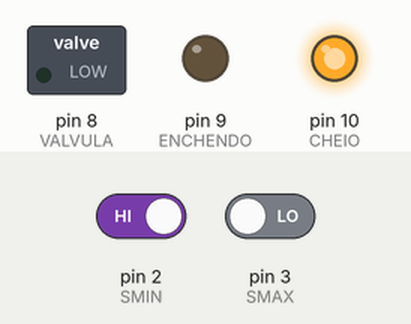
The sketch below on a simulated Arduino Uno, built with avr-gcc and run on an emulated ATmega328P. On the bench: switched loads named in the sketch (green lamp = pin HIGH), output pins drawn as LEDs (lit = HIGH). The test bench sets the inputs (shaded band); at power-on: pin 2 (SMIN) HIGH, pin 3 (SMAX) LOW.

Above: at 5.0 s.
5.1 s: pin 2 (SMIN) driven LOW
At 5.7 s:
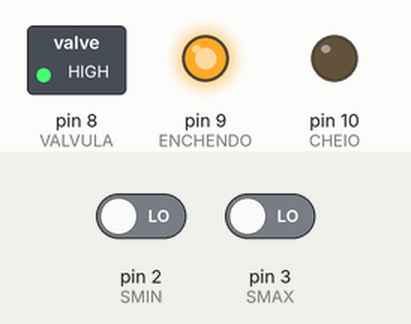
6.6 s: pin 3 (SMAX) driven HIGH
At 8.0 s:
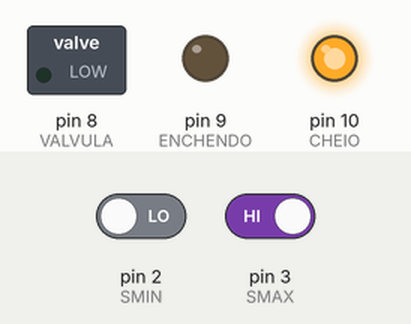
Timing chart, 0 to 9.6 s (numbered marks = the images above; inputs shaded):
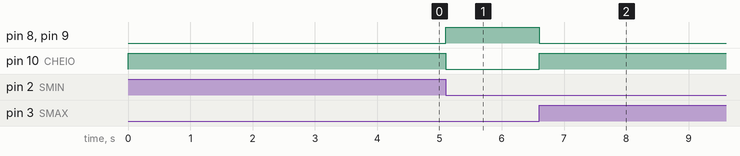

Measured:
- after the input at 5.1 s, pin 8 (VALVULA), pin 9 (ENCHENDO): LOW → HIGH at once; pin 10 (CHEIO): HIGH → LOW at once
- after the input at 6.6 s, pin 8 (VALVULA), pin 9 (ENCHENDO): HIGH → LOW at once; pin 10 (CHEIO): LOW → HIGH at once

The sketch:

firmware.ino
```cpp
#define SMIN (1 << PD2)
#define SMAX (1 << PD3)
#define VALVULA (1 << PB0)
#define ENCHENDO (1<< PB1)
#define CHEIO (1 << PB2)

int main(){
    DDRB = (VALVULA + ENCHENDO + CHEIO);
    PORTB &= ~(VALVULA + ENCHENDO);
    PORTB |= CHEIO;

    EICRA = (1 << ISC11) + (1 << ISC10) + (1 << ISC01) + (0 < ISC00);
    EIMSK = (1 << INT1) | (1 << INT0);

    sei();

    while (1)
    {

    }
}
//INTERRUPCOES
ISR(INT0_vect){
    PORTB |= (VALVULA + ENCHENDO);
    PORTB &= ~CHEIO;
}
ISR(INT1_vect){
    PORTB &= ~(VALVULA + ENCHENDO);
    PORTB |= CHEIO;
}
```
